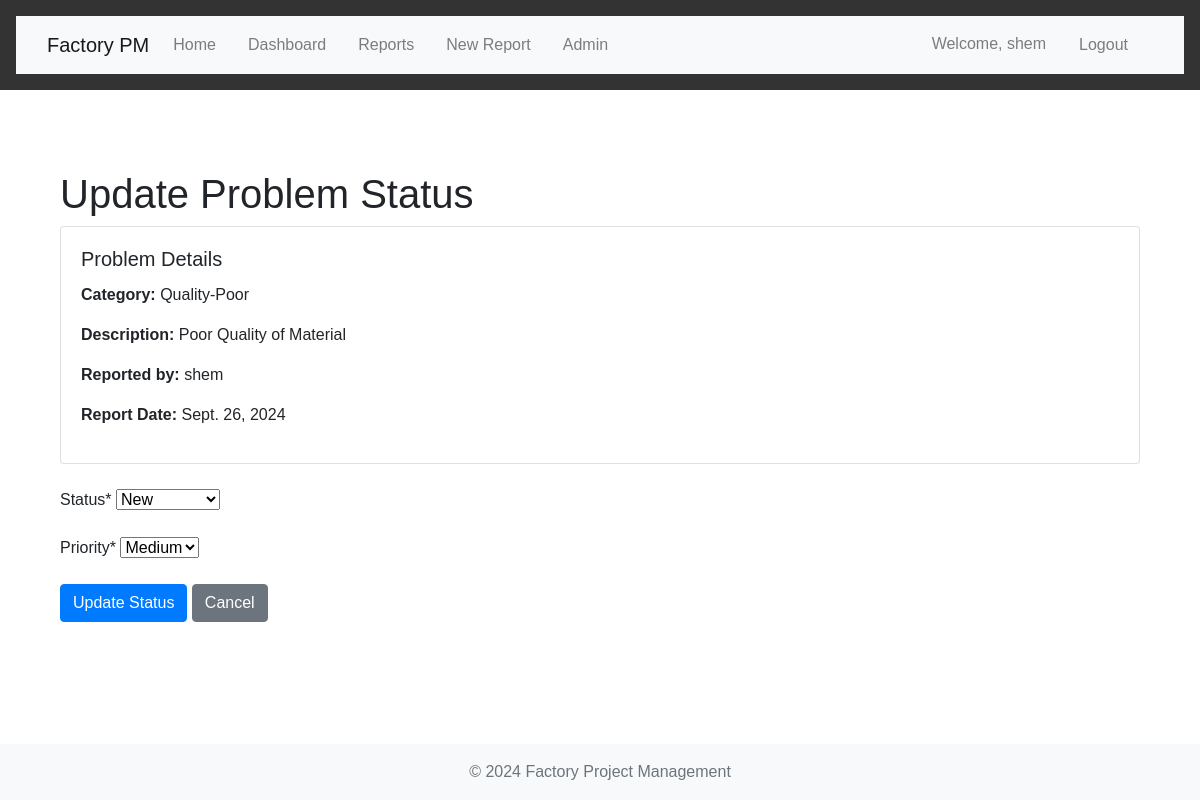
Page /reports/problem/1/update/ (signed in) on the committed database.
### reports/models.py (models this page shows, shortened)
class ProblemReported(models.Model):
    PRIORITY_CHOICES = [
        ('LOW', 'Low'),
        ('MEDIUM', 'Medium'),
        ('HIGH', 'High'),
        ('CRITICAL', 'Critical'),
    ]
    STATUS_CHOICES = [
        ('NEW', 'New'),
        ('IN_PROGRESS', 'In Progress'),
        ('RESOLVED', 'Resolved'),
        ('CLOSED', 'Closed'),
    ]
    category = models.ForeignKey('ProblemCategory', on_delete=models.CASCADE, related_name='problems')
    description = models.TextField(help_text="Description of the problem.")
    problem_id = models.CharField(max_length=12, unique=True, default=uuid.uuid4, editable=False, help_text="Unique identifier for the problem.")
    breakdown = models.PositiveIntegerField(help_text="Breakdown or severity level of the problem.")
    public = models.BooleanField(default=False, help_text="Whether the problem is visible to the public.")
    user = models.ForeignKey(User, on_delete=models.CASCADE, related_name='problems')
    report = models.ForeignKey(Report, on_delete=models.CASCADE)
    priority = models.CharField(max_length=8, choices=PRIORITY_CHOICES, default='MEDIUM')
    status = models.CharField(max_length=11, choices=STATUS_CHOICES, default='NEW')
    updated = models.DateTimeField(auto_now=True)
    created = models.DateTimeField(auto_now_add=True)
    class Meta:
        ordering = ['-created']
        verbose_name = "Reported Problem"
        verbose_name_plural = "Reported Problems"

class ProblemCategory(models.Model):
    name = models.CharField(max_length=100, unique=True)
    description = models.TextField(blank=True)
    class Meta:
        verbose_name = "Problem Category"
        verbose_name_plural = "Problem Categories"

class Report(models.Model):
    HOUR_CHOICES = [(x, f'{x:02d}') for x in range(1, 25)]
    id = models.AutoField(primary_key=True)
    day = models.DateField(default=timezone.now, help_text="Date of the report.")
    start_hour = models.IntegerField(
        choices=HOUR_CHOICES,
        validators=[MinValueValidator(1), MaxValueValidator(24)],
        help_text="Start hour of the production period (1-24)."
    )
    end_hour = models.IntegerField(
        choices=HOUR_CHOICES,
        validators=[MinValueValidator(1), MaxValueValidator(24)],
        help_text="End hour of the production period (1-24)."
    )
    user = models.ForeignKey(User, on_delete=models.CASCADE, related_name='reports', help_text="User who created the report.")
    product = models.ForeignKey(Product, on_delete=models.CASCADE, related_name='reports', help_text="Product being reported on.")
    plan = models.PositiveBigIntegerField(help_text="Planned production for the day.")
    execution = models.PositiveBigIntegerField(help_text="Actual production achieved.")
    production_line = models.ForeignKey(ProductionLine, on_delete=models.CASCADE, related_name='reports', help_text="Production line used for the report.")
    updated = models.DateTimeField(auto_now=True, help_text="Last time the report was updated.")
    created = models.DateTimeField(auto_now_add=True, help_text="Time the report was initially created.")
    class Meta:
        ordering = ['-created']
        verbose_name = "Production Report"
        verbose_name_plural = "Production Reports"

### reports/views.py (the view, shortened to what this page needs)
# urls.py: path('problem/<int:pk>/update/', ProblemUpdateView.as_view(), name='problem-update'),
class ProblemUpdateView(LoginRequiredMixin, UpdateView):
    model = ProblemReported
    fields = ['status', 'priority']
    template_name = 'reports/problem_update_form.html'

### reports/templates/reports/problem_update_form.html (shortened to what this page needs)
{% extends 'base.html' %}
{% load crispy_forms_tags %}
{% block content %}
<div class="container mt-4">
    <h1>Update Problem Status</h1>
    <div class="card mb-4">
        <div class="card-body">
            <h5 class="card-title">Problem Details</h5>
            <p><strong>Category:</strong> {{ object.category.name }}</p>
            <p><strong>Description:</strong> {{ object.description }}</p>
            <p><strong>Reported by:</strong> {{ object.user.username }}</p>
            <p><strong>Report Date:</strong> {{ object.report.day }}</p>
        </div>
    </div>
    <form method="post" novalidate>
        {{ form|crispy }}
        <button type="submit" class="btn btn-primary">Update Status</button>
        <a href="{% url 'reports:report-detail' object.report.pk %}" class="btn btn-secondary">Cancel</a>
    </form>
</div>
{% endblock %}

### templates/base.html (shortened to what this page needs)
{% load static %}
<!DOCTYPE html>
<html lang="en">
<head>
    <link href="https://stackpath.bootstrapcdn.com/bootstrap/4.5.2/css/bootstrap.min.css" rel="stylesheet">
    <link href="{% static 'css/style.css' %}" rel="stylesheet">
</head>
<body>
    <header>
        <nav class="navbar navbar-expand-lg navbar-light bg-light">
            <div class="container">
                <a class="navbar-brand" href="{% url 'home' %}">Factory PM</a>
                <div class="collapse navbar-collapse" id="navbarNav">
                    <ul class="navbar-nav mr-auto">
                        <li class="nav-item">
                            <a class="nav-link" href="{% url 'home' %}">Home</a>
                        </li>
                        <li class="nav-item">
                            <a class="nav-link" href="{% url 'reports:dashboard' %}">Dashboard</a>
                        </li>
                        <li class="nav-item">
                            <a class="nav-link" href="{% url 'reports:report-list' %}">Reports</a>
                        </li>
                        <li class="nav-item">
                            <a class="nav-link" href="{% url 'reports:report-create' %}">New Report</a>
                        </li>
                        {% if user.is_staff %}
                        <li class="nav-item">
                            <a class="nav-link" href="{% url 'admin:index' %}">Admin</a>
                        </li>
                        {% endif %}
                    </ul>
                    <ul class="navbar-nav ml-auto">
                        {% if user.is_authenticated %}
                            <li class="nav-item">
                                <span class="nav-link">Welcome, {{ user.username }}</span>
                            </li>
                            <li class="nav-item">
                                <form method="post" action="{% url 'accounts:logout' %}" class="form-inline">
                                    <button type="submit" class="btn btn-link nav-link">Logout</button>
                                </form>
                            </li>
                        {% endif %}
                    </ul>
                </div>
            </div>
        </nav>
    </header>
    <main role="main" class="container mt-4">
        {% block content %}
        {% endblock %}
    </main>
    <footer class="footer mt-auto py-3 bg-light">
        <div class="container text-center">
            <span class="text-muted">© 2024 Factory Project Management</span>
        </div>
    </footer>
</body>
</html>

### static/css/style.css (style rules this page uses)
body { display: flex; flex-direction: column; min-height: 100vh; }
main { flex: 1; }
body { font-family: Arial, sans-serif; margin: 0; padding: 0; display: flex; flex-direction: column; min-height: 100vh; }
header { background-color: #333; color: white; padding: 1rem; }
nav ul { list-style-type: none; padding: 0; margin: 0; display: flex; }
nav ul li { margin-right: 1rem; }
nav ul li a { color: white; text-decoration: none; }
main { flex: 1; padding: 2rem; }
footer { background-color: #333; color: white; text-align: center; padding: 1rem; }

### rows in the picture
ProblemReported: category.name "Quality-Poor", description "Poor Quality of Material", user.username "shem", report.day "Sept. 26, 2024", status "New", priority "Medium"

### other values in the picture
{{ user.username }} "shem"
